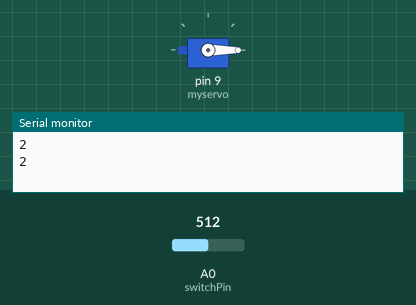
Recording of a sketch running on a simulated Arduino Uno, built with avr-gcc and run on an emulated ATmega328P. On the bench: servo, the last lines printed to the serial monitor. The test bench sets the inputs (shaded band); at power-on: A0 (switchPin) = 512.

Above: at 1.6 s.
1.7 s: A0 (switchPin) set to 881
3.2 s: A0 (switchPin) set to 917
At 4.0 s:
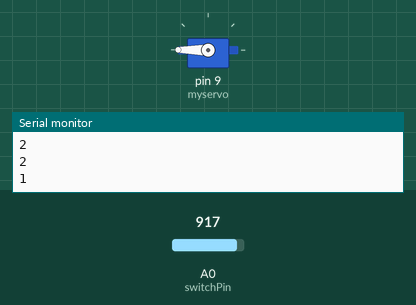
6.9 s: A0 (switchPin) set to 614
8.8 s: A0 (switchPin) set to 587
At 9.5 s:
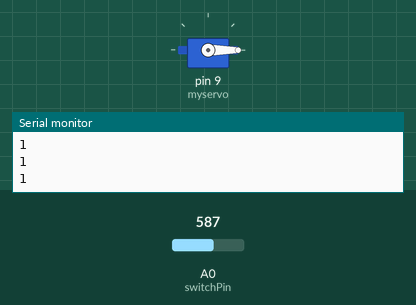
10.4 s: A0 (switchPin) set to 900
At 12.0 s:
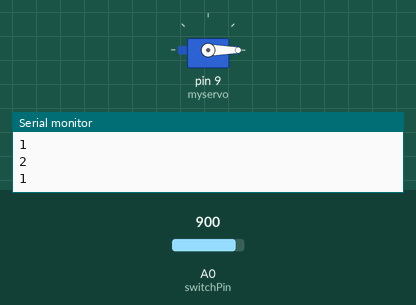
Timing chart, 0 to 15.1 s (numbered marks = the images above; inputs shaded):
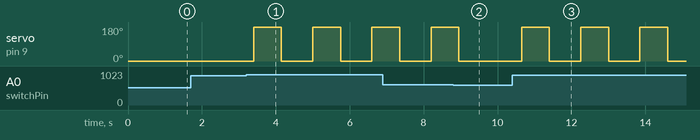

Measured:
- the behaviour switches between 899 and 900 on A0 (switchPin) (found by bisection; images 0 and 1)
- the behaviour switches between 601 and 600 on A0 (switchPin) (found by bisection; images 1 and 2)
- after the input at 3.2 s, servo on pin 9 (myservo): alternates 180° for 0.75 s and 0° for 0.85 s, starting after 0.20 s
- after the input at 8.8 s, servo on pin 9 (myservo): goes on until 9.0 s, then stays 0°
- after the input at 10.4 s, servo on pin 9 (myservo): alternates 180° for 0.75 s and 0° for 0.85 s, starting after 0.25 s

The sketch:

Goliath.ino
```cpp
#include <Servo.h>

Servo myservo;

int pos = 0;    // variable to store the servo position
int delaySmooth = 5;
const int switchPin = A0;

int switchState = 0;
int switchPos;

void setup() {
  Serial.begin(115200);
  myservo.attach(9);
  pinMode(switchPin, INPUT);
}

void loop() {
  checkSwitchPos();
  switch (switchPos) {
    case 0:
      myservo.write(0);
      delay(750);
      break;
    case 1:
      myservo.write(180);
      delay(750);
      myservo.write(0);
      delay(750);
      break;
    case 2:
    myservo.write(0);
    delay(750);

      break;
    default:
      // statements
      break;
  }
  delay(100);
//  if (buttonState == HIGH) {
//    Serial.println("on");
//    myservo.write(190);
//  } else {
//    myservo.write(0);
//    Serial.println("off");
//
//  }
}

void checkSwitchPos(){
   switchState = analogRead(switchPin);

  if (switchState <= 100){
    switchPos = 0;
  }
  if (switchState >= 900){
    switchPos = 1;
  }
  if (switchState >= 400 && switchState <= 600){
    switchPos = 2;
  }
  Serial.println(switchPos);
}

void movement(int positionA, int positionB, int delayTime){
  Serial.println("movement");
  if (positionA >= positionB){
    Serial.println("test");
    for(int pos = positionA; pos >= positionB; pos += -1){
      myservo.write(pos);
      delay(delayTime);
      Serial.println(pos);
    };
  }else{
    for(int pos = positionA; pos <= positionB; pos += 1){
      myservo.write(pos);
      delay(delayTime);
      Serial.println(pos);
    };
  }
}
```
